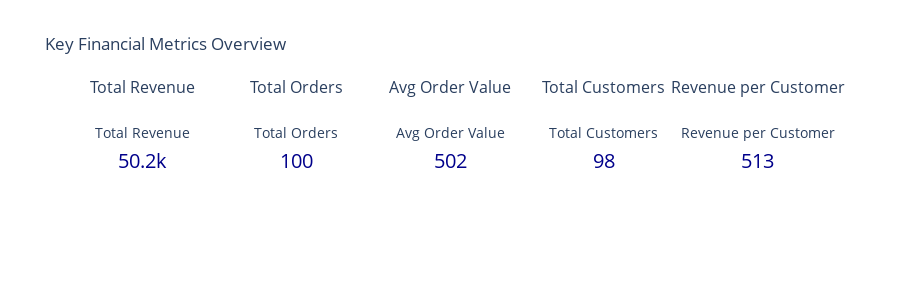

The notebook cell this image was saved under:
### Code cell
import matplotlib.pyplot as plt
import seaborn as sns
import plotly.express as px
import plotly.graph_objects as go
from plotly.subplots import make_subplots
import plotly.offline as pyo

# Set up the plotting style
plt.style.use('default')
sns.set_palette("husl")

# Enable plotly offline mode for Jupyter
pyo.init_notebook_mode(connected=True)

print("📊 INTERACTIVE VISUALIZATIONS FOR CFO REPORT")
print("=" * 55)
print()

# 1. KEY FINANCIAL METRICS DASHBOARD
print("💰 KEY FINANCIAL METRICS DASHBOARD")
print("-" * 40)

# Create a metrics summary chart
metrics_data = {
    'Metric': ['Total Revenue', 'Total Orders', 'Avg Order Value', 'Total Customers', 'Revenue per Customer'],
    'Value': [key_metrics['total_revenue'].iloc[0], 
              key_metrics['total_orders'].iloc[0],
              key_metrics['avg_order_value'].iloc[0],
              key_metrics['total_customers'].iloc[0],
              key_metrics['revenue_per_customer'].iloc[0]],
    'Format': ['${:,.2f}', '{:,}', '${:,.2f}', '{:,}', '${:,.2f}']
}

# Create KPI cards visualization
fig_kpi = make_subplots(
    rows=1, cols=5,
    subplot_titles=metrics_data['Metric'],
    specs=[[{"type": "indicator"}, {"type": "indicator"}, {"type": "indicator"}, 
            {"type": "indicator"}, {"type": "indicator"}]]
)

for i, (metric, value, fmt) in enumerate(zip(metrics_data['Metric'], metrics_data['Value'], metrics_data['Format'])):
    fig_kpi.add_trace(
        go.Indicator(
            mode="number",
            value=value,
            title={"text": metric, "font": {"size": 14}},
            number={"font": {"size": 20, "color": "darkblue"}}
        ),
        row=1, col=i+1
    )

fig_kpi.update_layout(
    title="Key Financial Metrics Overview",
    height=300,
    showlegend=False
)

fig_kpi.show()
print("Interactive KPI Dashboard created successfully!")
print()

### Figure 1 — Plotly figure (JSON) as saved in the notebook; plotly's stock layout.template omitted (floating-point values rounded to 4 significant figures)
{"data": [{"domain": {"x": [0, 0.168], "y": [0, 1]}, "mode": "number", "number": {"font": {"color": "darkblue", "size": 20}}, "title": {"font": {"size": 14}, "text": "Total Revenue"}, "type": "indicator", "value": 50240.0}, {"domain": {"x": [0.208, 0.376], "y": [0, 1]}, "mode": "number", "number": {"font": {"color": "darkblue", "size": 20}}, "title": {"font": {"size": 14}, "text": "Total Orders"}, "type": "indicator", "value": 100}, {"domain": {"x": [0.416, 0.584], "y": [0, 1]}, "mode": "number", "number": {"font": {"color": "darkblue", "size": 20}}, "title": {"font": {"size": 14}, "text": "Avg Order Value"}, "type": "indicator", "value": 502.4}, {"domain": {"x": [0.624, 0.792], "y": [0, 1]}, "mode": "number", "number": {"font": {"color": "darkblue", "size": 20}}, "title": {"font": {"size": 14}, "text": "Total Customers"}, "type": "indicator", "value": 98}, {"domain": {"x": [0.832, 1], "y": [0, 1]}, "mode": "number", "number": {"font": {"color": "darkblue", "size": 20}}, "title": {"font": {"size": 14}, "text": "Revenue per Customer"}, "type": "indicator", "value": 512.6}], "layout": {"annotations": [{"font": {"size": 16}, "showarrow": false, "text": "Total Revenue", "x": 0.084, "xanchor": "center", "xref": "paper", "y": 1, "yanchor": "bottom", "yref": "paper"}, {"font": {"size": 16}, "showarrow": false, "text": "Total Orders", "x": 0.292, "xanchor": "center", "xref": "paper", "y": 1, "yanchor": "bottom", "yref": "paper"}, {"font": {"size": 16}, "showarrow": false, "text": "Avg Order Value", "x": 0.5, "xanchor": "center", "xref": "paper", "y": 1, "yanchor": "bottom", "yref": "paper"}, {"font": {"size": 16}, "showarrow": false, "text": "Total Customers", "x": 0.708, "xanchor": "center", "xref": "paper", "y": 1, "yanchor": "bottom", "yref": "paper"}, {"font": {"size": 16}, "showarrow": false, "text": "Revenue per Customer", "x": 0.916, "xanchor": "center", "xref": "paper", "y": 1, "yanchor": "bottom", "yref": "paper"}], "height": 300, "showlegend": false, "title": {"text": "Key Financial Metrics Overview"}}}
